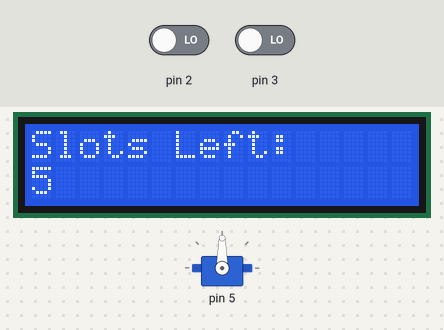
The sketch below on a simulated Arduino Mega 2560, built with avr-gcc and run on an emulated ATmega2560. Shown: servo, 16×2 character LCD. The test bench sets the inputs (shaded band); at power-on: pin 3 LOW, pin 2 LOW.

Above: at 3.2 s.
3.3 s: pin 3 driven HIGH
At 13.7 s:
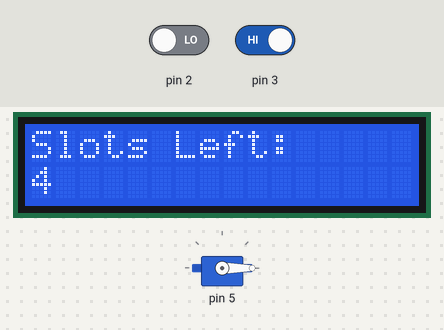
16.1 s: pin 2 driven HIGH
At 22.1 s:
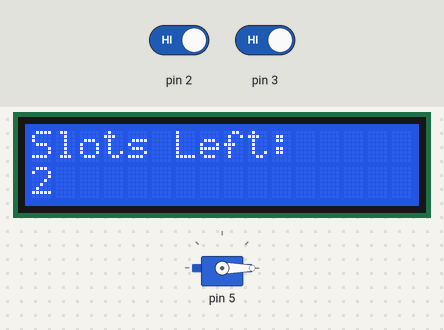
25.3 s: pin 2 driven LOW
At 39.0 s:
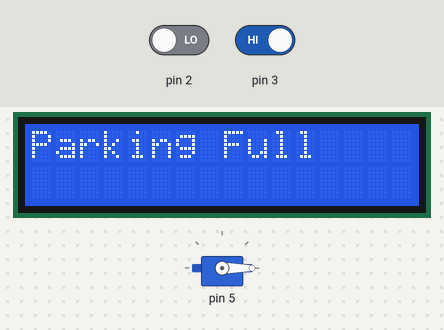
39.3 s: pin 3 driven LOW
At 40.7 s:
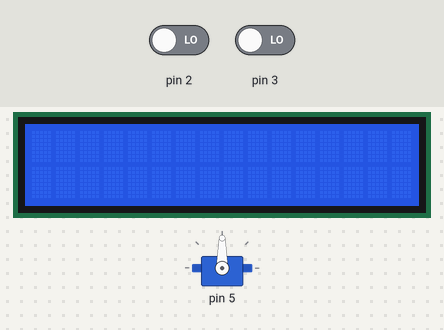
Timing chart, 0 to 47.9 s (numbered marks = the images above; inputs shaded):
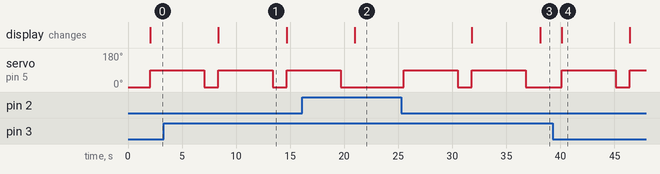

Measured:
- after the input at 3.3 s, the display: changes after 5.1 s (image 1)
- after the input at 16.1 s, servo on pin 5: goes on until 19.7 s, then stays 0°
- after the input at 25.3 s, servo on pin 5: alternates 90° for 5.0 s and 0° for 1.3 s, starting after 0.21 s; the display: first changes after 6.5 s (image 3 shows a later state)
- after the input at 39.3 s, servo on pin 5: 0° → 90° after 0.82 s, → 0° 5.0 s later, → 90° 1.3 s later
- by itself, servo on pin 5: alternates 90° for 5.0 s and 0° for 1.3 s
- what the display in image 1 shows lasts 6.3 s, from 8.4 s to 14.7 s

The sketch:

smart_parking.ino.ino
```cpp
#include <LiquidCrystal.h>
#include <Servo.h>
LiquidCrystal lcd(21, 22, 25, 26, 27, 28);

Servo gateServo;

int irEntry = PD2;
int irExit  = PD3;

int totalSlots = 5;
int availableSlots = 5;

void setup() {

  pinMode(irEntry, INPUT);
  pinMode(irExit, INPUT);

  gateServo.attach(PD5);

  gateServo.write(0);

  lcd.begin(16, 2);

  lcd.setCursor(0, 0);
  lcd.print("Smart Parking");

  lcd.setCursor(0, 1);
  lcd.print("System Ready");

  delay(2000);

  lcd.clear();
}

void loop() {

  lcd.setCursor(0, 0);
  lcd.print("Slots Left:");

  lcd.setCursor(0, 1);
  lcd.print(availableSlots);
  lcd.print("   ");

  if (digitalRead(irEntry) == LOW) {

    if (availableSlots > 0) {

      gateServo.write(90);

      delay(5000);

      availableSlots--;

      gateServo.write(0);

      delay(1000);
    }

    else {

      lcd.clear();

      lcd.setCursor(0, 0);
      lcd.print("Parking Full");

      delay(2000);

      lcd.clear();
    }
  }

  if (digitalRead(irExit) == LOW) {

    if (availableSlots < totalSlots) {

      gateServo.write(90);

      delay(5000);

      availableSlots++;

      gateServo.write(0);

      delay(1000);
    }
  }

  delay(300);
}
```
